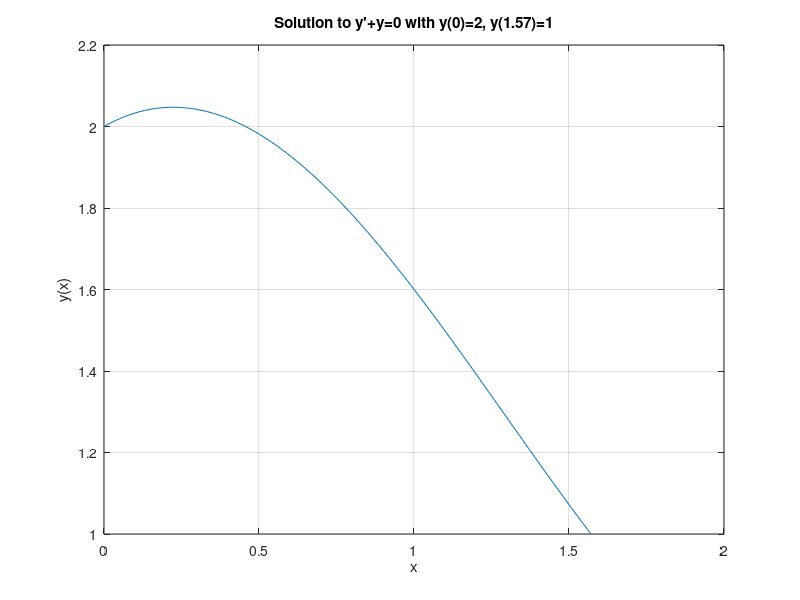

Write MATLAB code to recreate this figure.
% P6_7.M  Plot the solution to the equation
%  y''+y=0 with y(0)=2 and y(pi/2)=1.
%
x=[0:.01:pi/2];
y=2*cos(x) + (1-(pi/2))*sin(x) + x;
clf
plot(x,y)
title('Solution to y''+y=0 with y(0)=2, y(1.57)=1')
grid;
xlabel('x')
ylabel('y(x)')
